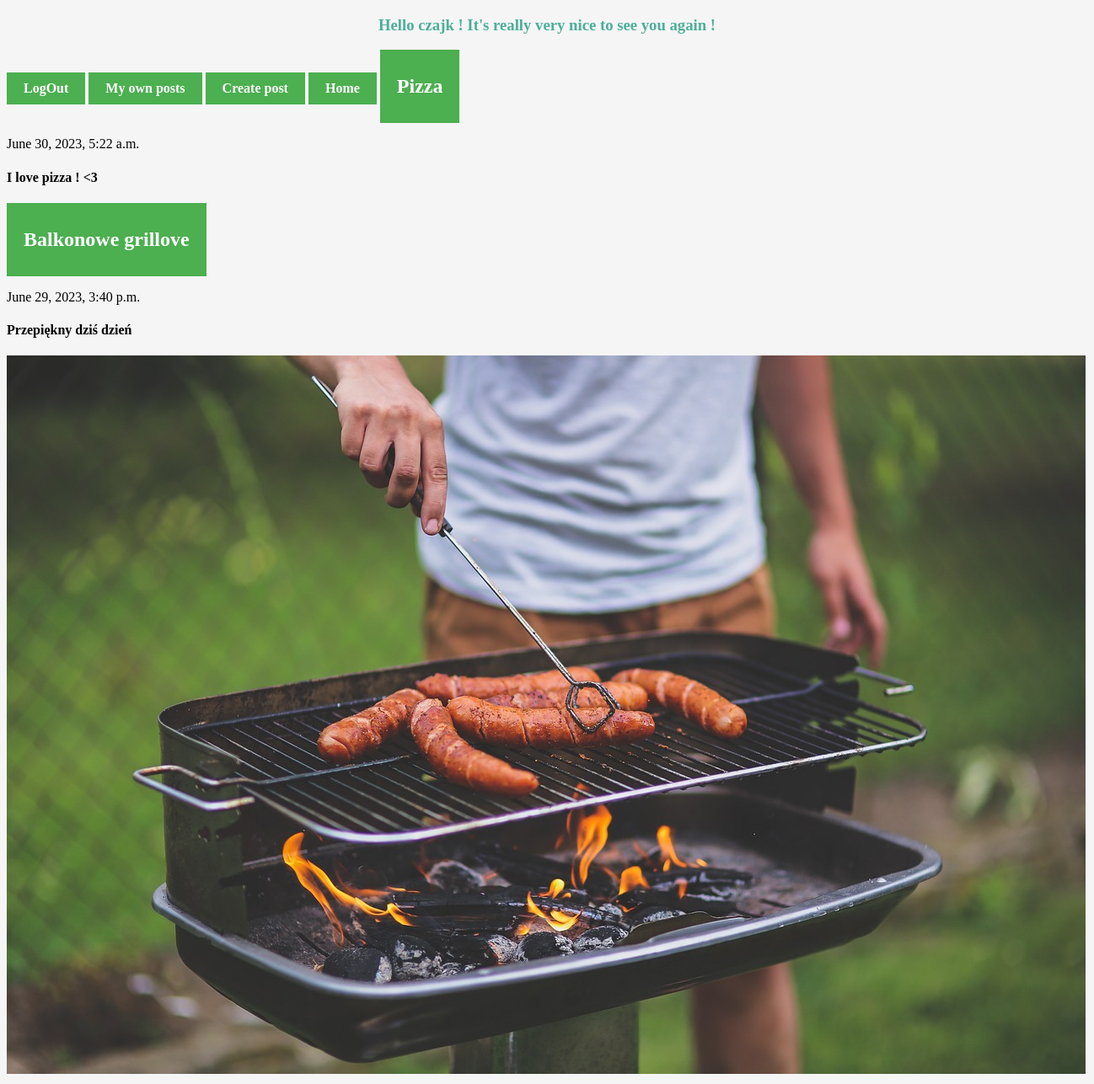
The page /posts/ (signed in) on the database its author committed.
### Registration/models.py (models this page shows, shortened)
class Posts(models.Model):
    title = models.CharField(max_length=200)
    dec = models.TextField(blank=True)
    createDate = models.DateTimeField(auto_now_add=True) # automatically filled by Django during creation
    published = models.BooleanField()
    image = models.ImageField(upload_to='images/',blank=True)
    user = models.ForeignKey(User, on_delete=models.CASCADE) # Creating many to many relationship with User model

### Registration/views.py (the view)
# urls.py: path('posts/', views.posts, name='posts'),
def posts(request):
    usersPosts = Posts.objects.filter(user=request.user).order_by('-createDate')
    return render(request, 'posts.html', {'posts':usersPosts})

### Registration/TEMPLATES/posts.html
{% extends 'base.html' %}
{% block content %}
{% for post in posts %}
    <a href="{% url 'detail' post.id %}"><h2>{{post.title}}</h2></a>
    <p>{{post.createDate}}</p>
    <h4>{{post.dec}}</h4>
    {% if post.image %}
        <img src="{{post.image.url}}" alt="photo">
    {% endif %}
{% endfor %}
{% endblock content %}

### baseTemplates/base.html (shortened to what this page needs)
{% load static %}
<!DOCTYPE html>
<html lang="pl">
<head>
    <link rel="stylesheet" href="{% static 'MainUser/css/base.css' %}">
</head>
<body>
    {% if user.is_authenticated %}
        <h3>Hello {{user}} ! It's really very nice to see you again !</h3>
        <a href="{% url 'logOutUser' %}">LogOut</a>
        <a href="{% url 'posts' %}">My own posts</a>
        <a href="{% url 'createNewPosts' %}">Create post</a>
    {% else %}
        <a href="{% url 'register' %}">Registration</a>
        <a href="{% url 'logUser' %}">LogIn</a>
    {% endif %}
    <a href="{% url 'home' %}">Home</a>
    {% block content %}
    {% endblock content %}
</body>
</html>

### MainUser/static/MainUser/css/base.css (style rules this page uses)
a { font-weight: bold; }
a:link, a:visited { background-color: #4CAF50; color: white; padding: 10px 20px; text-align: center; text-decoration: none; display: inline-block; }
body { background-color: whitesmoke; }
h3 { color: #4caf99; text-align: center; }

### rows shown on the page
Posts: title "Pizza", createDate "June 30, 2023, 5:22 a.m.", dec "I love pizza ! <3"
Posts: title "Balkonowe grillove", createDate "June 29, 2023, 3:40 p.m.", dec "Przepiękny dziś dzień", image (picture)

### other values the page prints
{{ user }} "czajk"
